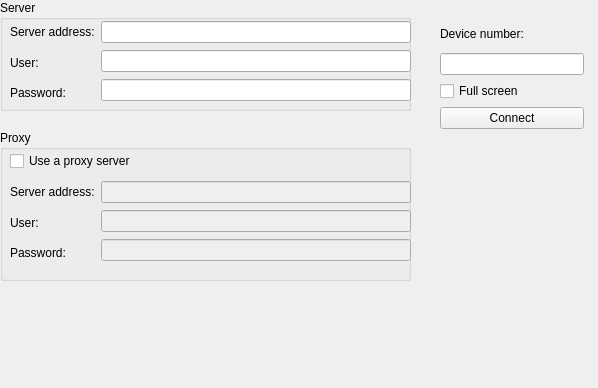
<?xml version="1.0" encoding="UTF-8"?>
<ui version="4.0">
 <class>MainWindow</class>
 <widget class="QMainWindow" name="MainWindow">
  <property name="geometry">
   <rect>
    <x>0</x>
    <y>0</y>
    <width>598</width>
    <height>388</height>
   </rect>
  </property>
  <property name="windowTitle">
   <string>QtTouchOrbiter</string>
  </property>
  <widget class="QWidget" name="centralwidget">
   <layout class="QGridLayout" name="gridLayout_2">
    <property name="margin">
     <number>0</number>
    </property>
    <item row="0" column="0">
     <widget class="QStackedWidget" name="stackedWidget">
      <property name="lineWidth">
       <number>0</number>
      </property>
      <property name="currentIndex">
       <number>0</number>
      </property>
      <widget class="QWidget" name="settings">
       <widget class="QGroupBox" name="groupBox">
        <property name="geometry">
         <rect>
          <x>0</x>
          <y>0</y>
          <width>411</width>
          <height>111</height>
         </rect>
        </property>
        <property name="title">
         <string>Server</string>
        </property>
        <widget class="QWidget" name="layoutWidget">
         <property name="geometry">
          <rect>
           <x>10</x>
           <y>20</y>
           <width>401</width>
           <height>85</height>
          </rect>
         </property>
         <layout class="QHBoxLayout" name="horizontalLayout">
          <item>
           <layout class="QVBoxLayout" name="verticalLayout">
            <item>
             <widget class="QLabel" name="label">
              <property name="text">
               <string>Server address:</string>
              </property>
             </widget>
            </item>
            <item>
             <widget class="QLabel" name="label_4">
              <property name="text">
               <string>User:</string>
              </property>
             </widget>
            </item>
            <item>
             <widget class="QLabel" name="label_5">
              <property name="text">
               <string>Password:</string>
              </property>
             </widget>
            </item>
           </layout>
          </item>
          <item>
           <layout class="QVBoxLayout" name="verticalLayout_2">
            <item>
             <widget class="QLineEdit" name="ServerAddress"/>
            </item>
            <item>
             <widget class="QLineEdit" name="ServerUsername"/>
            </item>
            <item>
             <widget class="QLineEdit" name="ServerPassword">
              <property name="echoMode">
               <enum>QLineEdit::Password</enum>
              </property>
             </widget>
            </item>
           </layout>
          </item>
         </layout>
        </widget>
       </widget>
       <widget class="QGroupBox" name="groupBox_2">
        <property name="geometry">
         <rect>
          <x>0</x>
          <y>130</y>
          <width>411</width>
          <height>151</height>
         </rect>
        </property>
        <property name="title">
         <string>Proxy</string>
        </property>
        <widget class="QWidget" name="layoutWidget">
         <property name="geometry">
          <rect>
           <x>10</x>
           <y>50</y>
           <width>401</width>
           <height>85</height>
          </rect>
         </property>
         <layout class="QHBoxLayout" name="horizontalLayout_2">
          <item>
           <layout class="QVBoxLayout" name="verticalLayout_3">
            <item>
             <widget class="QLabel" name="label_6">
              <property name="text">
               <string>Server address:</string>
              </property>
             </widget>
            </item>
            <item>
             <widget class="QLabel" name="label_7">
              <property name="text">
               <string>User:</string>
              </property>
             </widget>
            </item>
            <item>
             <widget class="QLabel" name="label_8">
              <property name="text">
               <string>Password:</string>
              </property>
             </widget>
            </item>
           </layout>
          </item>
          <item>
           <layout class="QVBoxLayout" name="verticalLayout_4">
            <item>
             <widget class="QLineEdit" name="ProxyAddress">
              <property name="enabled">
               <bool>false</bool>
              </property>
             </widget>
            </item>
            <item>
             <widget class="QLineEdit" name="ProxyUsername">
              <property name="enabled">
               <bool>false</bool>
              </property>
             </widget>
            </item>
            <item>
             <widget class="QLineEdit" name="ProxyPassword">
              <property name="enabled">
               <bool>false</bool>
              </property>
              <property name="echoMode">
               <enum>QLineEdit::Password</enum>
              </property>
             </widget>
            </item>
           </layout>
          </item>
         </layout>
        </widget>
        <widget class="QCheckBox" name="UseProxy">
         <property name="geometry">
          <rect>
           <x>10</x>
           <y>20</y>
           <width>151</width>
           <height>22</height>
          </rect>
         </property>
         <property name="text">
          <string>Use a proxy server</string>
         </property>
        </widget>
       </widget>
       <widget class="QLabel" name="Status">
        <property name="geometry">
         <rect>
          <x>10</x>
          <y>280</y>
          <width>400</width>
          <height>16</height>
         </rect>
        </property>
        <property name="text">
         <string/>
        </property>
       </widget>
       <widget class="QWidget" name="layoutWidget">
        <property name="geometry">
         <rect>
          <x>440</x>
          <y>20</y>
          <width>144</width>
          <height>109</height>
         </rect>
        </property>
        <layout class="QVBoxLayout" name="verticalLayout_5">
         <item>
          <widget class="QLabel" name="label_2">
           <property name="text">
            <string>Device number:</string>
           </property>
          </widget>
         </item>
         <item>
          <widget class="QLineEdit" name="DeviceNumber"/>
         </item>
         <item>
          <widget class="QCheckBox" name="FullScreen">
           <property name="text">
            <string>Full screen</string>
           </property>
          </widget>
         </item>
         <item>
          <widget class="QPushButton" name="Connect">
           <property name="text">
            <string>Connect</string>
           </property>
          </widget>
         </item>
        </layout>
       </widget>
      </widget>
      <widget class="QWidget" name="orbiter">
       <layout class="QGridLayout" name="gridLayout">
        <property name="margin">
         <number>0</number>
        </property>
        <item row="0" column="0">
         <widget class="InteractiveQLabel" name="OrbiterPixmap">
          <property name="text">
           <string/>
          </property>
          <property name="alignment">
           <set>Qt::AlignCenter</set>
          </property>
         </widget>
        </item>
       </layout>
      </widget>
     </widget>
    </item>
   </layout>
  </widget>
  <action name="actionE_xit">
   <property name="text">
    <string>E&amp;xit</string>
   </property>
  </action>
 </widget>
 <customwidgets>
  <customwidget>
   <class>InteractiveQLabel</class>
   <extends>QLabel</extends>
   <header>../src/InteractiveQLabel.h</header>
  </customwidget>
 </customwidgets>
 <resources/>
 <connections/>
</ui>
